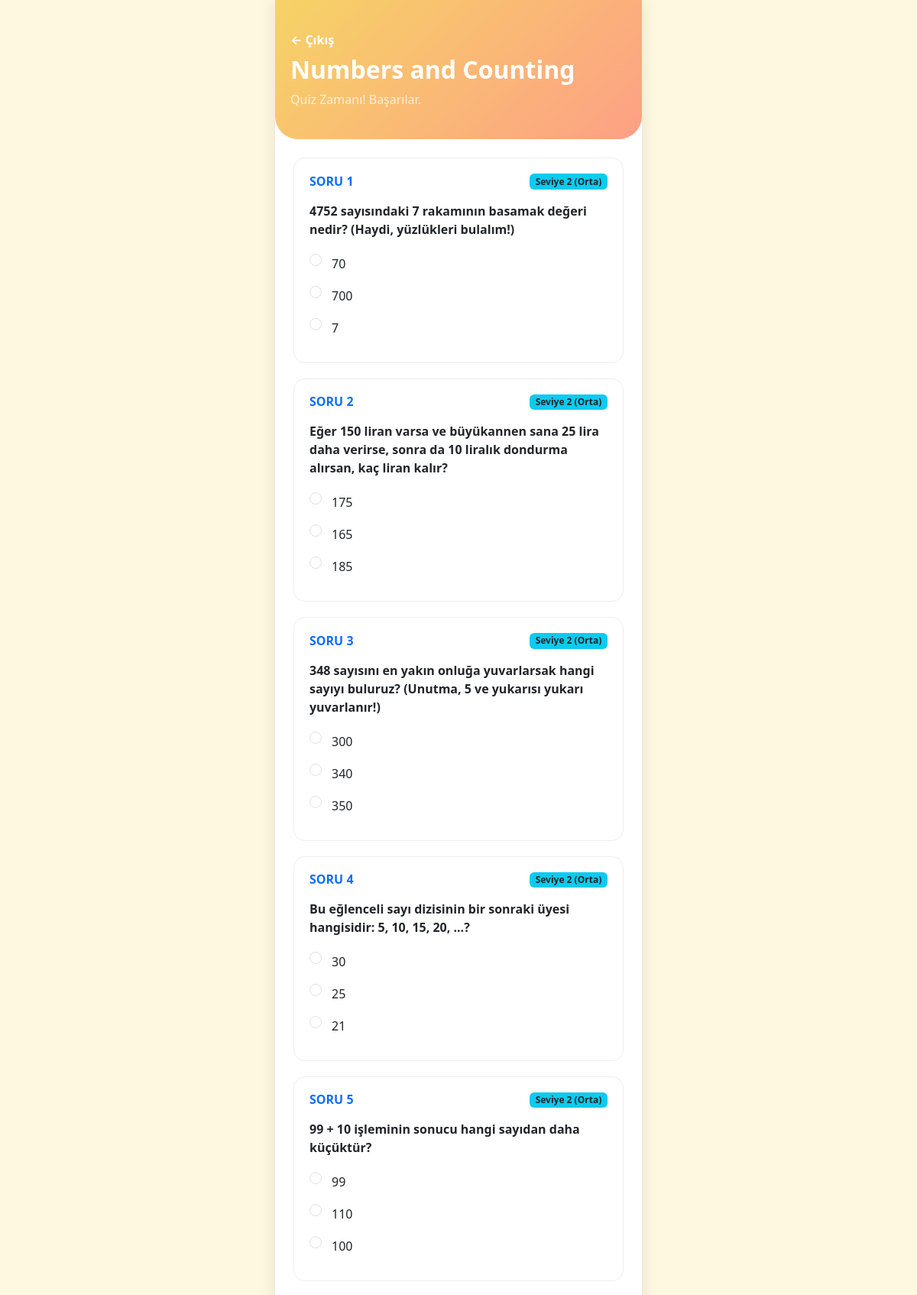
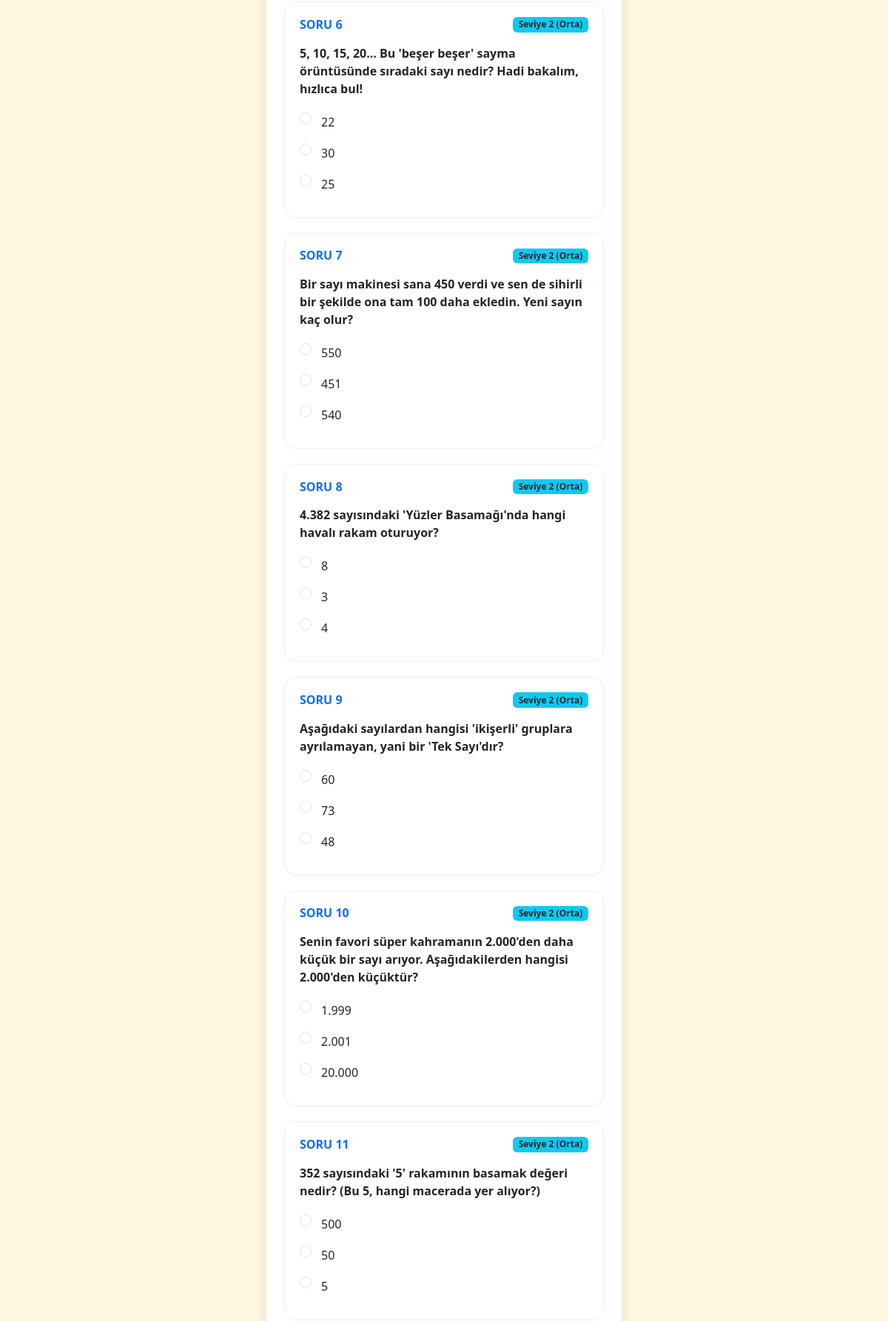
Screenshot of /module/1 (signed in, upper part) with the database file from the repository (2 pictures, top to bottom).
### app/models.py (models this page shows)
class Module(db.Model):
    __tablename__ = 'modules'
    module_id = db.Column(db.Integer, primary_key=True)
    module_name = db.Column(db.String(100), nullable=False)
    course_id = db.Column(db.Integer, db.ForeignKey('courses.course_id'), nullable=False)
    content_type = db.Column(db.String(30))
    sections = db.relationship('Section', backref='module', lazy=True)

class Question(db.Model):
    __tablename__ = 'questions'
    question_id = db.Column(db.Integer, primary_key=True)
    section_id = db.Column(db.Integer, db.ForeignKey('sections.section_id'), nullable=False)
    question_text = db.Column(db.Text, nullable=False)
    question_answer = db.Column(db.String(100))
    difficulty_score = db.Column(db.Integer)
    topic = db.Column(db.String(50))
    options = db.Column(db.Text, nullable=True)

### app/student.py (the view, shortened to what this page needs)
@student_bp.route('/module/<int:module_id>', methods=['GET', 'POST'])
def module_content(module_id):
    if 'user_id' not in session: return redirect(url_for('student.login'))
    module = Module.query.get_or_404(module_id)
    section = Section.query.filter_by(module_id=module_id).first()
    if not section:
        flash("Bu modülde henüz içerik yok.", "warning")
        return redirect(url_for('student.course_detail', course_id=module.course_id))
    questions = Question.query.filter_by(section_id=section.section_id).all()
    return render_template('quiz.html', module=module, questions=questions)

### app/templates/quiz.html (shortened to what this page needs)
<!DOCTYPE html>
<html lang="tr">
<head>
    <link href="https://cdn.jsdelivr.net/npm/bootstrap@5.3.0/dist/css/bootstrap.min.css" rel="stylesheet">
</head>
<body>
<div class="container p-0">
    <div class="quiz-header mb-4">
        <a href="{{ url_for('student.course_detail', course_id=module.course_id) if module else '#' }}" class="text-white text-decoration-none fw-bold">← Çıkış</a>
        <h2 class="fw-bold mt-2">{{ module.module_name if module else 'Quiz' }}</h2>
        <p class="mb-0 opacity-75">Quiz Zamanı! Başarılar.</p>
    </div>
    <form method="POST" class="px-4 pb-5">
        {% for q in questions %}
        <div class="question-card">
            <div class="d-flex justify-content-between align-items-center mb-3">
                <h6 class="fw-bold text-primary mb-0">SORU {{ loop.index }}</h6>
                {% if q.difficulty_score == 1 %}
                    <span class="badge bg-success">Seviye 1 (Kolay)</span>
                {% elif q.difficulty_score == 2 %}
                    <span class="badge bg-info text-dark">Seviye 2 (Orta)</span>
                {% elif q.difficulty_score >= 3 %}
                    <span class="badge bg-danger">Seviye {{ q.difficulty_score }} (Zor)</span>
                {% else %}
                    <span class="badge bg-secondary">Standart</span>
                {% endif %}
            </div>
            <p class="fw-bold">{{ q.question_text }}</p>
            {% if q.options %}
                {% set list_options = q.options | replace('[', '') | replace(']', '') | replace('"', '') | replace("'", "") %}
                {% set clean_options = list_options.split(',') %}
                {% for opt in clean_options %}
                    {% set clean_opt = opt.strip() %}
                    <div class="form-check mb-2">
                        <input class="form-check-input" type="radio" name="question_{{ q.question_id }}" value="{{ clean_opt }}" id="q{{ q.question_id }}_{{ loop.index }}" required>
                        <label class="form-check-label" for="q{{ q.question_id }}_{{ loop.index }}">
                            {{ clean_opt }}
                        </label>
                    </div>
                {% endfor %}
            {% endif %}
            </div>
        {% endfor %}
    </form>
</div>
</body>
</html>

### app/templates/quiz.html (style rules this page uses)
body { background-color: #fff8e1; }
.container { max-width: 480px; background: white; min-height: 100vh; box-shadow: 0 0 20px rgba(0,0,0,0.1); }
.quiz-header { background: linear-gradient(135deg, #f6d365 0%, #fda085 100%); padding: 40px 20px; color: white; border-bottom-left-radius: 30px; border-bottom-right-radius: 30px; }
.question-card { border: 1px solid #eee; border-radius: 15px; padding: 20px; margin-bottom: 20px; }
.form-check-label { cursor: pointer; width: 100%; padding: 5px; }

### rows the page displays
Module: module_name "Numbers and Counting"
Question: difficulty_score "Seviye 2 (Orta)", question_text "4752 sayısındaki 7 rakamının basamak değeri nedir? (Haydi, yüzlükleri bulalım!)", clean_options "70" "700" "7"
Question: difficulty_score "Seviye 2 (Orta)", question_text "Eğer 150 liran varsa ve büyükannen sana 25 lira daha verirse, sonra da 10 liralık dondurma alırsan, kaç liran kalır?", clean_options "175" "165" "185"
Question: difficulty_score "Seviye 2 (Orta)", question_text "348 sayısını en yakın onluğa yuvarlarsak hangi sayıyı buluruz? (Unutma, 5 ve yukarısı yukarı yuvarlanır!)", clean_options "300" "340" "350"
Question: difficulty_score "Seviye 2 (Orta)", question_text "Bu eğlenceli sayı dizisinin bir sonraki üyesi hangisidir: 5, 10, 15, 20, ...?", clean_options "30" "25" "21"
Question: difficulty_score "Seviye 2 (Orta)", question_text "99 + 10 işleminin sonucu hangi sayıdan daha küçüktür?", clean_options "99" "110" "100"
Question: difficulty_score "Seviye 2 (Orta)", question_text "5, 10, 15, 20... Bu 'beşer beşer' sayma örüntüsünde sıradaki sayı nedir? Hadi bakalım, hızlıca bul!", clean_options "22" "30" "25"
Question: difficulty_score "Seviye 2 (Orta)", question_text "Bir sayı makinesi sana 450 verdi ve sen de sihirli bir şekilde ona tam 100 daha ekledin. Yeni sayın kaç olur?", clean_options "550" "451" "540"
Question: difficulty_score "Seviye 2 (Orta)", question_text "4.382 sayısındaki 'Yüzler Basamağı'nda hangi havalı rakam oturuyor?", clean_options "8" "3" "4"
Question: difficulty_score "Seviye 2 (Orta)", question_text "Aşağıdaki sayılardan hangisi 'ikişerli' gruplara ayrılamayan, yani bir 'Tek Sayı'dır?", clean_options "60" "73" "48"
Question: difficulty_score "Seviye 2 (Orta)", question_text "Senin favori süper kahramanın 2.000'den daha küçük bir sayı arıyor. Aşağıdakilerden hangisi 2.000'den küçüktür?", clean_options "1.999" "2.001" "20.000"
Question: difficulty_score "Seviye 2 (Orta)", question_text "352 sayısındaki '5' rakamının basamak değeri nedir? (Bu 5, hangi macerada yer alıyor?)", clean_options "500" "50" "5"
